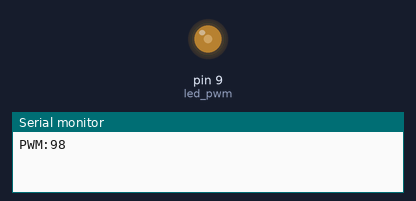
The sketch below on a simulated Arduino Uno, built with avr-gcc and run on an emulated ATmega328P. Parts: output pins drawn as LEDs (lit = HIGH), the last lines printed to the serial monitor.

Above: at 1.05 s.
At 6.45 s:
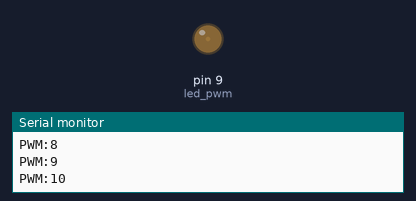
At 11.9 s:
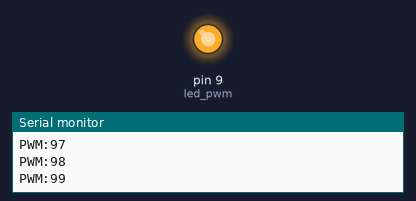
Timing chart, 0 to 15.3 s (numbered marks = the images above):
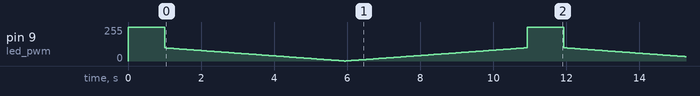

The sketch:

1.ino
```cpp
int led_pwm = 9;  // LED 接在第 9 隻接腳
const unsigned int originPwnVal = 99;
unsigned int pwmVal = originPwnVal;  // 輸出 pwm 數值的變數
unsigned int bright_ctr = 0;         // 計數器數值
int wait = 50;  // 50ms (.05 second) delay; shorten for faster fades

void led_dark() {  // 將 LED 熄滅
    digitalWrite(led_pwm, HIGH);
    delay(1000);
}
void setup() {
    pinMode(led_pwm, OUTPUT);  // 設定led_pwm接腳為輸出
    led_dark();
    Serial.begin(9600);  // 設定RS232埠傳輸率9600觀看PWM數值
}
void loop() {
    bright_ctr += 1;                      // 用計數器設定PWM數值範圍
    if (bright_ctr < originPwnVal + 1) {  // 計數器從 1 到 originPwnVal
        pwmVal -= 1;                      // PWM數值從 255 遞減，LED 亮度會漸暗
    } else if (bright_ctr <
               originPwnVal * 2 +
                   1) {  // 計數器從 originPwnVal + 1 到 originPwnVal*2 - 2
        pwmVal += 1;     // PWM 數值從 0 遞增，LED 亮度會漸亮
    } else {             // 重置計數器bright_ctr為 1，讓 LED 漸暗
        bright_ctr = 0;
        pwmVal = originPwnVal;
        led_dark();
    }
    analogWrite(led_pwm, pwmVal);  // 寫入 pwmVal 數值到 LED 接腳
    Serial.print("PWM:");          // 在串列監視器顯示 PWM:
    Serial.print(pwmVal);          // 在串列監視器顯示 PWM 數值
    Serial.print("\n");            // 在串列監視器顯示跳行
    delay(wait);                   // 等待 'wait' milliseconds
}
```
